Frame 1 (no input): blank canvas, image omitted
Frame 60 (no input): blank canvas, image omitted
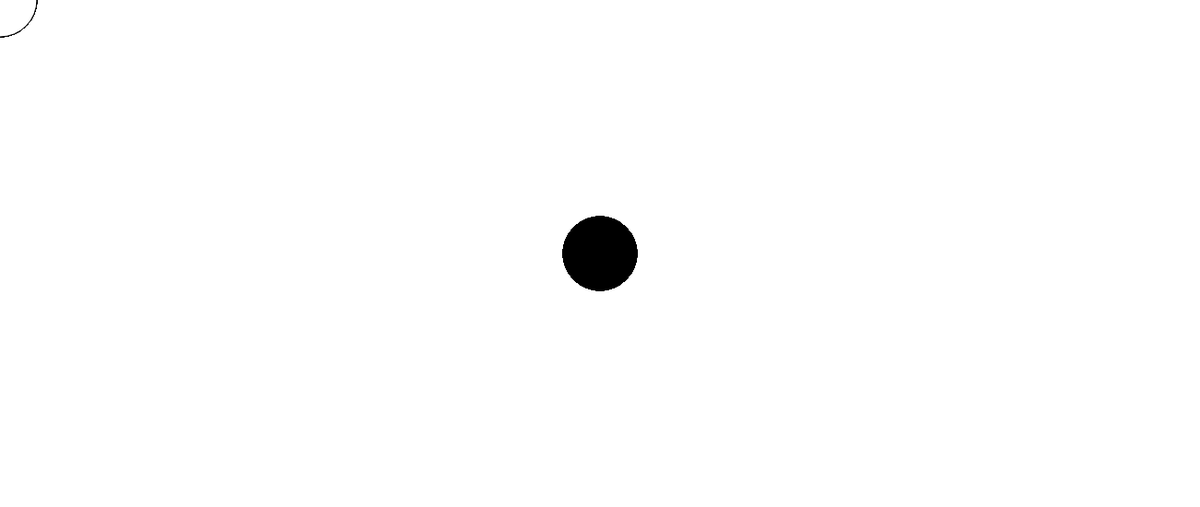
Frame 120 (the mouse pressed at the canvas centre since frame 60)

The p5.js sketch whose frames 1 and 60 were blank and that drew this single picture after the mouse press (run headless with seeded random() and noise() and a simulated clock; from frame 60 on, the mouse is pressed at the canvas centre):

// p5.js sketch
// ── sketch.js
function setup() {
  createCanvas(1300, 550);
  }
  function draw() {
  if (mouseIsPressed) {
  fill(0);
  } else {
  fill(255);
  }
  ellipse(mouseX, mouseY, 80, 80);
  }
